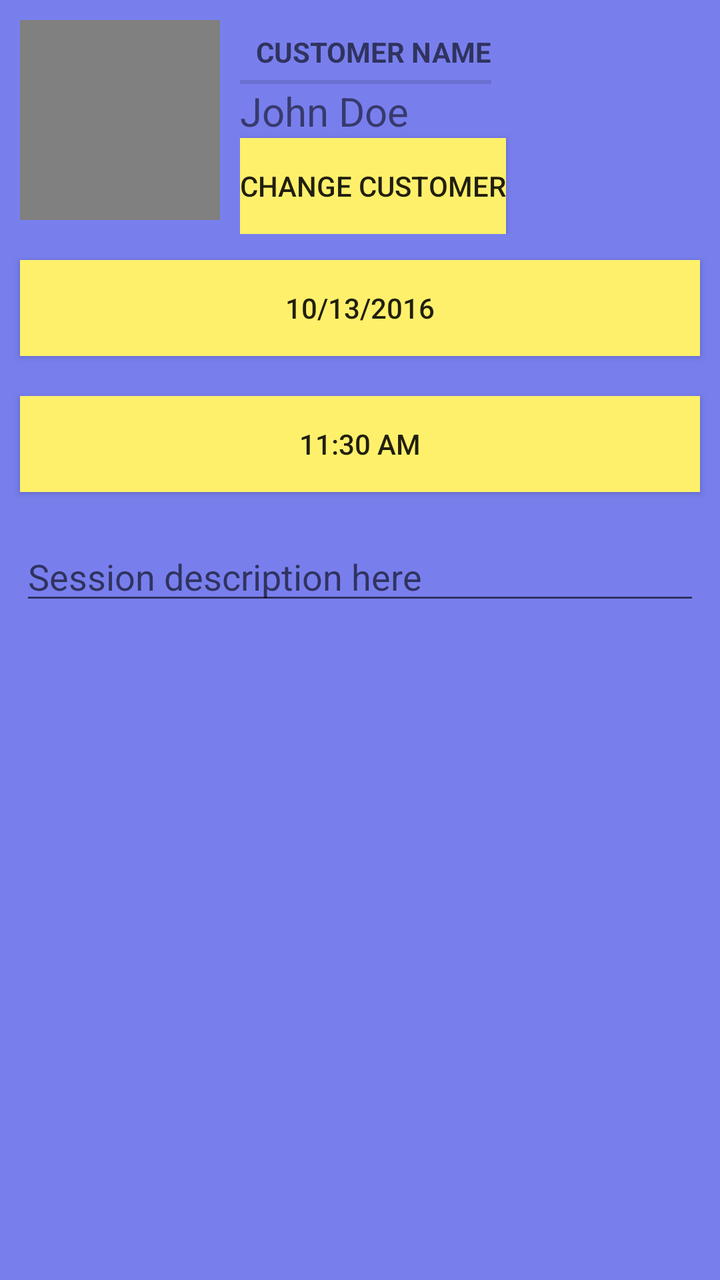
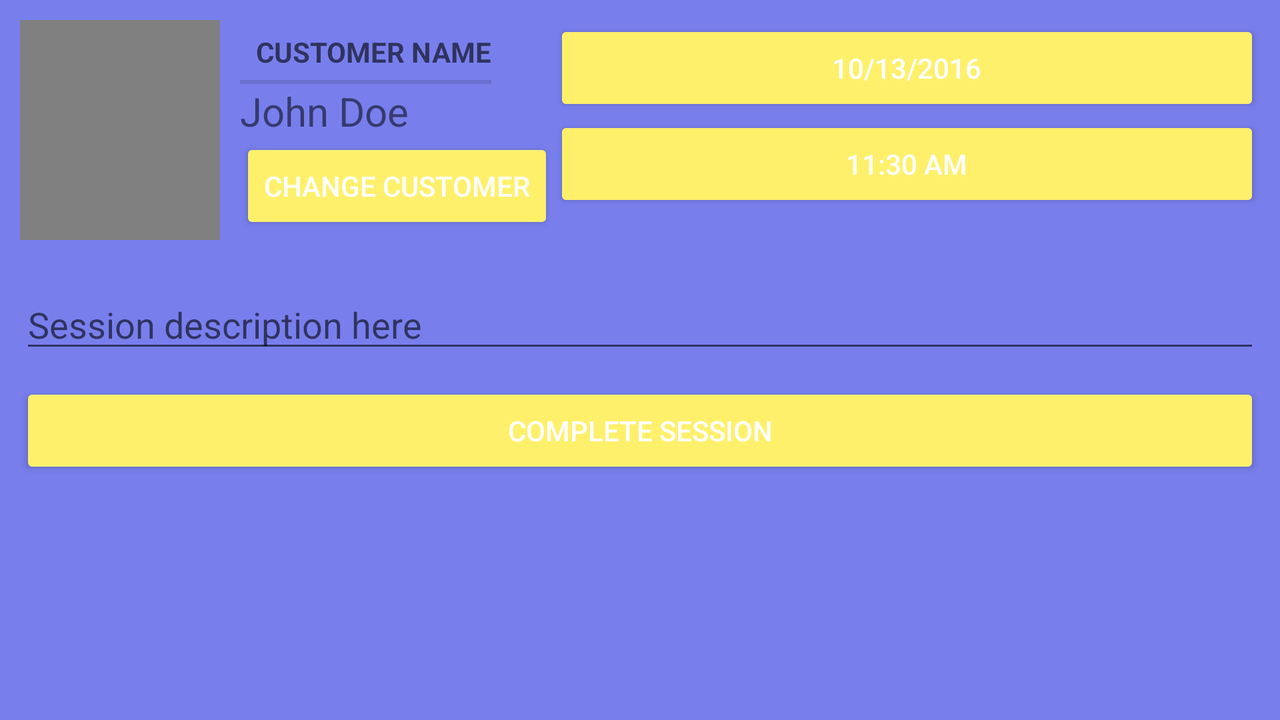

An Android layout and its configuration variant, each rendered on a device that would load it. The default file and the variant file are quoted in full after the pictures.
<!-- AndroidManifest.xml: application theme AppTheme -->
<!-- res/layout/fragment_add_session.xml -->
<?xml version="1.0" encoding="utf-8"?>
<LinearLayout
    xmlns:android="http://schemas.android.com/apk/res/android"
    xmlns:tools="http://schemas.android.com/tools"
    android:orientation="vertical"
    android:layout_width="match_parent"
    android:layout_height="match_parent"
    android:background="@color/background">

    <LinearLayout
        android:layout_width="match_parent"
        android:layout_height="wrap_content"
        android:orientation="horizontal">

        <LinearLayout
            android:layout_width="wrap_content"
            android:layout_height="wrap_content"
            android:orientation="vertical">

            <ImageView
                android:id="@+id/add_session_imageview"
                android:layout_width="100dp"
                android:layout_height="100dp"
                android:background="@color/image_background"
                android:layout_margin="10dp"
                android:contentDescription="@string/customer_image"/>

        </LinearLayout>
        <LinearLayout
            android:layout_width="match_parent"
            android:layout_height="wrap_content"
            android:orientation="vertical">

            <TextView
                android:layout_width="wrap_content"
                android:layout_height="wrap_content"
                android:text="@string/customer_name"
                android:layout_marginTop="10dp"
                style="?android:listSeparatorTextViewStyle"/>

            <TextView
                android:id="@+id/add_session_customer_name"
                android:layout_width="match_parent"
                android:layout_height="wrap_content"
                android:layout_marginRight="10dp"
                android:layout_marginEnd="10dp"
                tools:text="John Doe"
                android:textSize="20sp"/>

            <Button
                android:id="@+id/add_session_change_customer_button"
                android:layout_width="wrap_content"
                android:layout_height="wrap_content"
                android:text="@string/change_customer"
                android:background="@color/colorAccent"/>
        </LinearLayout>
    </LinearLayout>
          <Button
            android:id="@+id/add_session_date_button"
            android:layout_width="match_parent"
            android:layout_height="wrap_content"
            android:layout_margin="10dp"
            tools:text="10/13/2016"
            android:background="@color/colorAccent"/>

        <Button
            android:id="@+id/add_session_time_button"
            android:layout_width="match_parent"
            android:layout_height="wrap_content"
            android:layout_margin="10dp"
            tools:text="11:30 AM"
            android:background="@color/colorAccent"/>
    <EditText
        android:id="@+id/add_session_description"
        android:layout_width="match_parent"
        android:layout_height="wrap_content"
        android:layout_margin="10dp"
        android:hint="@string/session_description"/>


</LinearLayout>
<!-- resources referenced by this layout -->
<resources>
  <color name="background">#787fed</color>
  <color name="colorAccent">#FFF06C</color>
  <color name="image_background">#808080</color>
  <string name="change_customer">Change Customer</string>
  <string name="customer_image">Picture of customer</string>
  <string name="customer_name">Customer Name</string>
  <string name="session_description">Session description here</string>
  <style name="AppTheme" parent="Theme.AppCompat.Light.DarkActionBar">
          
          <item name="colorPrimary">@color/colorPrimary</item>
          <item name="colorPrimaryDark">@color/colorPrimaryDark</item>
          <item name="colorAccent">@color/colorAccent</item>
      </style>
  <color name="colorPrimary">#FFBE6C</color>
  <color name="colorPrimaryDark">#FF9E24</color>
</resources>
<!-- res/layout-land/fragment_add_session.xml (the repository's variant of the layout above) -->
<!-- drawn on the phone turned sideways -->
<?xml version="1.0" encoding="utf-8"?>
<ScrollView
    xmlns:android="http://schemas.android.com/apk/res/android"
    xmlns:tools="http://schemas.android.com/tools"
    android:layout_width="match_parent"
    android:layout_height="match_parent"
    android:fillViewport="true">
    <LinearLayout
        android:orientation="vertical"
        android:layout_width="match_parent"
        android:layout_height="wrap_content"
        android:background="@color/background">

        <LinearLayout
            android:layout_width="match_parent"
            android:layout_height="wrap_content"
            android:orientation="horizontal">

            <LinearLayout
                android:layout_width="wrap_content"
                android:layout_height="wrap_content"
                android:orientation="vertical">

                <ImageView
                    android:id="@+id/add_session_imageview"
                    android:layout_width="100dp"
                    android:layout_height="110dp"
                    android:background="@color/image_background"
                    android:layout_margin="10dp"
                    android:contentDescription="@string/customer_image"/>

            </LinearLayout>
            <LinearLayout
                android:layout_width="wrap_content"
                android:layout_height="wrap_content"
                android:orientation="vertical">

                <TextView
                    android:layout_width="wrap_content"
                    android:layout_height="wrap_content"
                    android:text="@string/customer_name"
                    android:layout_marginTop="10dp"
                    style="?android:listSeparatorTextViewStyle"/>

                <TextView
                    android:id="@+id/add_session_customer_name"
                    android:layout_width="match_parent"
                    android:layout_height="wrap_content"
                    android:layout_marginRight="10dp"
                    android:layout_marginEnd="10dp"
                    tools:text="John Doe"
                    android:textSize="20sp"/>

                <Button
                    android:id="@+id/add_session_change_customer_button"
                    android:layout_width="wrap_content"
                    android:layout_height="wrap_content"
                    android:textColor="#FFFFFF"
                    android:text="@string/change_customer"
                    android:theme="@style/MyButton"/>
            </LinearLayout>
            <LinearLayout
                android:layout_width="match_parent"
                android:layout_height="wrap_content"
                android:orientation="vertical">

                <Button
                    android:id="@+id/add_session_date_button"
                    android:layout_width="match_parent"
                    android:layout_height="wrap_content"
                    android:layout_marginTop="10dp"
                    android:layout_marginRight="10dp"
                    android:layout_marginEnd="10dp"
                    android:textColor="#FFFFFF"
                    tools:text="10/13/2016"
                    android:theme="@style/MyButton"/>

                <Button
                    android:id="@+id/add_session_time_button"
                    android:layout_width="match_parent"
                    android:layout_height="wrap_content"
                    android:layout_marginRight="10dp"
                    android:layout_marginEnd="10dp"
                    android:textColor="#FFFFFF"
                    tools:text="11:30 AM"
                    android:theme="@style/MyButton"/>
            </LinearLayout>
        </LinearLayout>
        <EditText
            android:id="@+id/add_session_description"
            android:layout_width="match_parent"
            android:layout_height="wrap_content"
            android:layout_margin="10dp"
            android:hint="@string/session_description"/>

        <Button
            android:id="@+id/add_session_complete_button"
            android:layout_width="match_parent"
            android:layout_height="wrap_content"
            android:layout_marginLeft="10dp"
            android:layout_marginRight="10dp"
            android:layout_marginBottom="10dp"
            android:textColor="#FFFFFF"
            android:text="@string/complete_session_button"
            android:theme="@style/MyButton"/>

        <ImageView
            android:id="@+id/add_session_signature_imageview"
            android:layout_width="match_parent"
            android:layout_height="100dp"
            android:layout_marginLeft="10dp"
            android:layout_marginRight="10dp"
            android:visibility="gone"/>

        <Button
            android:id="@+id/session_complete_submit_payment_button"
            android:layout_width="wrap_content"
            android:layout_height="wrap_content"
            android:paddingLeft="5dp"
            android:paddingRight="5dp"
            android:layout_marginBottom="10dp"
            android:layout_gravity="center_horizontal"
            android:textColor="#FFFFFF"
            android:text="@string/submit_payment"
            android:theme="@style/MyButton"
            android:visibility="gone"/>
    </LinearLayout>
</ScrollView>
<!-- resources referenced by the variant -->
<!-- as the phone turned sideways resolves them -->
<resources>
  <color name="background">#787fed</color>
  <color name="image_background">#808080</color>
  <string name="change_customer">Change Customer</string>
  <string name="complete_session_button">Complete Session</string>
  <string name="customer_image">Picture of customer</string>
  <string name="customer_name">Customer Name</string>
  <string name="session_description">Session description here</string>
  <string name="submit_payment">Submit Payment</string>
  <style name="MyButton" parent="Theme.AppCompat.Light">
          <item name="colorControlHighlight">#FF8888</item>
          <item name="colorButtonNormal">@color/colorAccent</item>
      </style>
  <style name="AppTheme" parent="Theme.AppCompat.Light.DarkActionBar">
          
          <item name="colorPrimary">@color/colorPrimary</item>
          <item name="colorPrimaryDark">@color/colorPrimaryDark</item>
          <item name="colorAccent">@color/colorAccent</item>
      </style>
  <color name="colorAccent">#FFF06C</color>
  <color name="colorPrimary">#FFBE6C</color>
  <color name="colorPrimaryDark">#FF9E24</color>
</resources>
